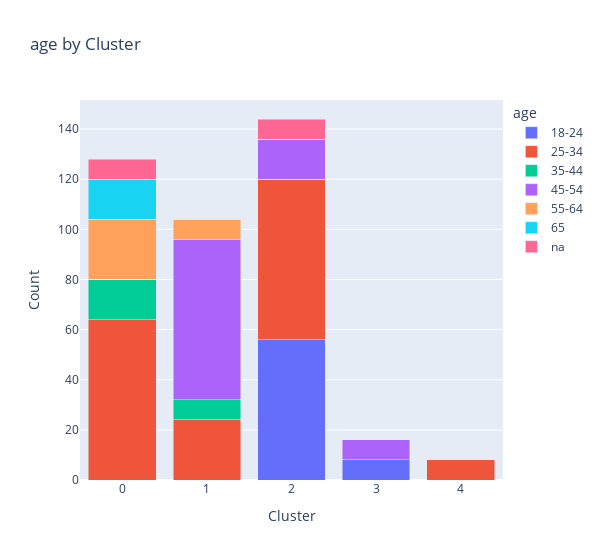
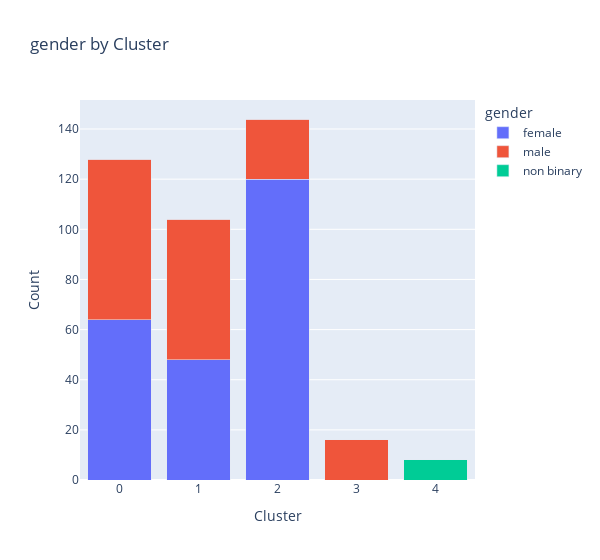
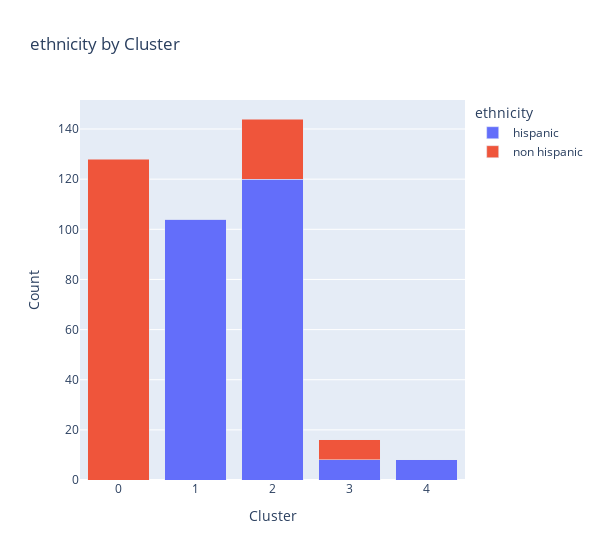
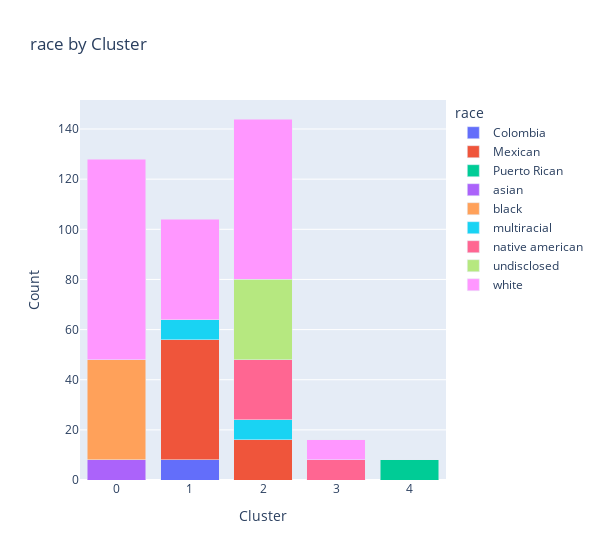

These figures' notebook cell, in order:
### Code cell
import plotly.express as px

# Assuming 'data' is your DataFrame containing the dataset

# Define demographic traits
demographic_traits = ['age', 'gender', 'ethnicity', 'race', 'education', 'marital_status',
       'income', 'employment', 'language', 'disability', 'choice']

# Group the data by the 'Cluster' column
cluster_group = data.groupby('Cluster')

# Initialize an empty list to store Plotly figures
figures = []

# Loop through each demographic trait
for trait in demographic_traits:
    # Count the unique occurrences of each item within the trait, grouped by cluster
    unique_counts = cluster_group[trait].value_counts().unstack(fill_value=0)

    # Convert the DataFrame to a Plotly figure
    fig = px.bar(unique_counts, barmode='stack', labels={'variable': 'Cluster', 'value': 'Count'}, 
                 title=f'{trait} by Cluster')
     
    fig.update_layout(width=600)  # Adjust the width as needed
    # Append the figure to the list
    figures.append(fig)

# Display the Plotly figures
for fig in figures:
    fig.show()

### Figure 1 — Plotly figure (JSON) as saved in the notebook; plotly's stock layout.template omitted (floating-point values rounded to 4 significant figures)
{"data": [{"alignmentgroup": "True", "hovertemplate": "age=18-24<br>Cluster=%{x}<br>Count=%{y}<extra></extra>", "legendgroup": "18-24", "marker": {"color": "#636efa", "pattern": {"shape": ""}}, "name": "18-24", "offsetgroup": "18-24", "orientation": "v", "showlegend": true, "textposition": "auto", "type": "bar", "x": [0, 1, 2, 3, 4], "xaxis": "x", "y": [0, 0, 56, 8, 0], "yaxis": "y"}, {"alignmentgroup": "True", "hovertemplate": "age=25-34<br>Cluster=%{x}<br>Count=%{y}<extra></extra>", "legendgroup": "25-34", "marker": {"color": "#EF553B", "pattern": {"shape": ""}}, "name": "25-34", "offsetgroup": "25-34", "orientation": "v", "showlegend": true, "textposition": "auto", "type": "bar", "x": [0, 1, 2, 3, 4], "xaxis": "x", "y": [64, 24, 64, 0, 8], "yaxis": "y"}, {"alignmentgroup": "True", "hovertemplate": "age=35-44<br>Cluster=%{x}<br>Count=%{y}<extra></extra>", "legendgroup": "35-44", "marker": {"color": "#00cc96", "pattern": {"shape": ""}}, "name": "35-44", "offsetgroup": "35-44", "orientation": "v", "showlegend": true, "textposition": "auto", "type": "bar", "x": [0, 1, 2, 3, 4], "xaxis": "x", "y": [16, 8, 0, 0, 0], "yaxis": "y"}, {"alignmentgroup": "True", "hovertemplate": "age=45-54<br>Cluster=%{x}<br>Count=%{y}<extra></extra>", "legendgroup": "45-54", "marker": {"color": "#ab63fa", "pattern": {"shape": ""}}, "name": "45-54", "offsetgroup": "45-54", "orientation": "v", "showlegend": true, "textposition": "auto", "type": "bar", "x": [0, 1, 2, 3, 4], "xaxis": "x", "y": [0, 64, 16, 8, 0], "yaxis": "y"}, {"alignmentgroup": "True", "hovertemplate": "age=55-64<br>Cluster=%{x}<br>Count=%{y}<extra></extra>", "legendgroup": "55-64", "marker": {"color": "#FFA15A", "pattern": {"shape": ""}}, "name": "55-64", "offsetgroup": "55-64", "orientation": "v", "showlegend": true, "textposition": "auto", "type": "bar", "x": [0, 1, 2, 3, 4], "xaxis": "x", "y": [24, 8, 0, 0, 0], "yaxis": "y"}, {"alignmentgroup": "True", "hovertemplate": "age=65<br>Cluster=%{x}<br>Count=%{y}<extra></extra>", "legendgroup": "65", "marker": {"color": "#19d3f3", "pattern": {"shape": ""}}, "name": "65", "offsetgroup": "65", "orientation": "v", "showlegend": true, "textposition": "auto", "type": "bar", "x": [0, 1, 2, 3, 4], "xaxis": "x", "y": [16, 0, 0, 0, 0], "yaxis": "y"}, {"alignmentgroup": "True", "hovertemplate": "age=na<br>Cluster=%{x}<br>Count=%{y}<extra></extra>", "legendgroup": "na", "marker": {"color": "#FF6692", "pattern": {"shape": ""}}, "name": "na", "offsetgroup": "na", "orientation": "v", "showlegend": true, "textposition": "auto", "type": "bar", "x": [0, 1, 2, 3, 4], "xaxis": "x", "y": [8, 0, 8, 0, 0], "yaxis": "y"}], "layout": {"barmode": "stack", "legend": {"title": {"text": "age"}, "tracegroupgap": 0}, "title": {"text": "age by Cluster"}, "width": 600, "xaxis": {"anchor": "y", "domain": [0, 1], "title": {"text": "Cluster"}}, "yaxis": {"anchor": "x", "domain": [0, 1], "title": {"text": "Count"}}}}

### Figure 2 — Plotly figure (JSON) as saved in the notebook; plotly's stock layout.template omitted (floating-point values rounded to 4 significant figures)
{"data": [{"alignmentgroup": "True", "hovertemplate": "gender=female<br>Cluster=%{x}<br>Count=%{y}<extra></extra>", "legendgroup": "female", "marker": {"color": "#636efa", "pattern": {"shape": ""}}, "name": "female", "offsetgroup": "female", "orientation": "v", "showlegend": true, "textposition": "auto", "type": "bar", "x": [0, 1, 2, 3, 4], "xaxis": "x", "y": [64, 48, 120, 0, 0], "yaxis": "y"}, {"alignmentgroup": "True", "hovertemplate": "gender=male<br>Cluster=%{x}<br>Count=%{y}<extra></extra>", "legendgroup": "male", "marker": {"color": "#EF553B", "pattern": {"shape": ""}}, "name": "male", "offsetgroup": "male", "orientation": "v", "showlegend": true, "textposition": "auto", "type": "bar", "x": [0, 1, 2, 3, 4], "xaxis": "x", "y": [64, 56, 24, 16, 0], "yaxis": "y"}, {"alignmentgroup": "True", "hovertemplate": "gender=non binary<br>Cluster=%{x}<br>Count=%{y}<extra></extra>", "legendgroup": "non binary", "marker": {"color": "#00cc96", "pattern": {"shape": ""}}, "name": "non binary", "offsetgroup": "non binary", "orientation": "v", "showlegend": true, "textposition": "auto", "type": "bar", "x": [0, 1, 2, 3, 4], "xaxis": "x", "y": [0, 0, 0, 0, 8], "yaxis": "y"}], "layout": {"barmode": "stack", "legend": {"title": {"text": "gender"}, "tracegroupgap": 0}, "title": {"text": "gender by Cluster"}, "width": 600, "xaxis": {"anchor": "y", "domain": [0, 1], "title": {"text": "Cluster"}}, "yaxis": {"anchor": "x", "domain": [0, 1], "title": {"text": "Count"}}}}

### Figure 3 — Plotly figure (JSON) as saved in the notebook; plotly's stock layout.template omitted (floating-point values rounded to 4 significant figures)
{"data": [{"alignmentgroup": "True", "hovertemplate": "ethnicity=hispanic<br>Cluster=%{x}<br>Count=%{y}<extra></extra>", "legendgroup": "hispanic", "marker": {"color": "#636efa", "pattern": {"shape": ""}}, "name": "hispanic", "offsetgroup": "hispanic", "orientation": "v", "showlegend": true, "textposition": "auto", "type": "bar", "x": [0, 1, 2, 3, 4], "xaxis": "x", "y": [0, 104, 120, 8, 8], "yaxis": "y"}, {"alignmentgroup": "True", "hovertemplate": "ethnicity=non hispanic<br>Cluster=%{x}<br>Count=%{y}<extra></extra>", "legendgroup": "non hispanic", "marker": {"color": "#EF553B", "pattern": {"shape": ""}}, "name": "non hispanic", "offsetgroup": "non hispanic", "orientation": "v", "showlegend": true, "textposition": "auto", "type": "bar", "x": [0, 1, 2, 3, 4], "xaxis": "x", "y": [128, 0, 24, 8, 0], "yaxis": "y"}], "layout": {"barmode": "stack", "legend": {"title": {"text": "ethnicity"}, "tracegroupgap": 0}, "title": {"text": "ethnicity by Cluster"}, "width": 600, "xaxis": {"anchor": "y", "domain": [0, 1], "title": {"text": "Cluster"}}, "yaxis": {"anchor": "x", "domain": [0, 1], "title": {"text": "Count"}}}}

### Figure 4 — Plotly figure (JSON) as saved in the notebook; plotly's stock layout.template omitted (floating-point values rounded to 4 significant figures)
{"data": [{"alignmentgroup": "True", "hovertemplate": "race=Colombia<br>Cluster=%{x}<br>Count=%{y}<extra></extra>", "legendgroup": "Colombia", "marker": {"color": "#636efa", "pattern": {"shape": ""}}, "name": "Colombia", "offsetgroup": "Colombia", "orientation": "v", "showlegend": true, "textposition": "auto", "type": "bar", "x": [0, 1, 2, 3, 4], "xaxis": "x", "y": [0, 8, 0, 0, 0], "yaxis": "y"}, {"alignmentgroup": "True", "hovertemplate": "race=Mexican<br>Cluster=%{x}<br>Count=%{y}<extra></extra>", "legendgroup": "Mexican", "marker": {"color": "#EF553B", "pattern": {"shape": ""}}, "name": "Mexican", "offsetgroup": "Mexican", "orientation": "v", "showlegend": true, "textposition": "auto", "type": "bar", "x": [0, 1, 2, 3, 4], "xaxis": "x", "y": [0, 48, 16, 0, 0], "yaxis": "y"}, {"alignmentgroup": "True", "hovertemplate": "race=Puerto Rican <br>Cluster=%{x}<br>Count=%{y}<extra></extra>", "legendgroup": "Puerto Rican ", "marker": {"color": "#00cc96", "pattern": {"shape": ""}}, "name": "Puerto Rican ", "offsetgroup": "Puerto Rican ", "orientation": "v", "showlegend": true, "textposition": "auto", "type": "bar", "x": [0, 1, 2, 3, 4], "xaxis": "x", "y": [0, 0, 0, 0, 8], "yaxis": "y"}, {"alignmentgroup": "True", "hovertemplate": "race=asian<br>Cluster=%{x}<br>Count=%{y}<extra></extra>", "legendgroup": "asian", "marker": {"color": "#ab63fa", "pattern": {"shape": ""}}, "name": "asian", "offsetgroup": "asian", "orientation": "v", "showlegend": true, "textposition": "auto", "type": "bar", "x": [0, 1, 2, 3, 4], "xaxis": "x", "y": [8, 0, 0, 0, 0], "yaxis": "y"}, {"alignmentgroup": "True", "hovertemplate": "race=black<br>Cluster=%{x}<br>Count=%{y}<extra></extra>", "legendgroup": "black", "marker": {"color": "#FFA15A", "pattern": {"shape": ""}}, "name": "black", "offsetgroup": "black", "orientation": "v", "showlegend": true, "textposition": "auto", "type": "bar", "x": [0, 1, 2, 3, 4], "xaxis": "x", "y": [40, 0, 0, 0, 0], "yaxis": "y"}, {"alignmentgroup": "True", "hovertemplate": "race=multiracial<br>Cluster=%{x}<br>Count=%{y}<extra></extra>", "legendgroup": "multiracial", "marker": {"color": "#19d3f3", "pattern": {"shape": ""}}, "name": "multiracial", "offsetgroup": "multiracial", "orientation": "v", "showlegend": true, "textposition": "auto", "type": "bar", "x": [0, 1, 2, 3, 4], "xaxis": "x", "y": [0, 8, 8, 0, 0], "yaxis": "y"}, {"alignmentgroup": "True", "hovertemplate": "race=native american<br>Cluster=%{x}<br>Count=%{y}<extra></extra>", "legendgroup": "native american", "marker": {"color": "#FF6692", "pattern": {"shape": ""}}, "name": "native american", "offsetgroup": "native american", "orientation": "v", "showlegend": true, "textposition": "auto", "type": "bar", "x": [0, 1, 2, 3, 4], "xaxis": "x", "y": [0, 0, 24, 8, 0], "yaxis": "y"}, {"alignmentgroup": "True", "hovertemplate": "race=undisclosed<br>Cluster=%{x}<br>Count=%{y}<extra></extra>", "legendgroup": "undisclosed", "marker": {"color": "#B6E880", "pattern": {"shape": ""}}, "name": "undisclosed", "offsetgroup": "undisclosed", "orientation": "v", "showlegend": true, "textposition": "auto", "type": "bar", "x": [0, 1, 2, 3, 4], "xaxis": "x", "y": [0, 0, 32, 0, 0], "yaxis": "y"}, {"alignmentgroup": "True", "hovertemplate": "race=white<br>Cluster=%{x}<br>Count=%{y}<extra></extra>", "legendgroup": "white", "marker": {"color": "#FF97FF", "pattern": {"shape": ""}}, "name": "white", "offsetgroup": "white", "orientation": "v", "showlegend": true, "textposition": "auto", "type": "bar", "x": [0, 1, 2, 3, 4], "xaxis": "x", "y": [80, 40, 64, 8, 0], "yaxis": "y"}], "layout": {"barmode": "stack", "legend": {"title": {"text": "race"}, "tracegroupgap": 0}, "title": {"text": "race by Cluster"}, "width": 600, "xaxis": {"anchor": "y", "domain": [0, 1], "title": {"text": "Cluster"}}, "yaxis": {"anchor": "x", "domain": [0, 1], "title": {"text": "Count"}}}}
